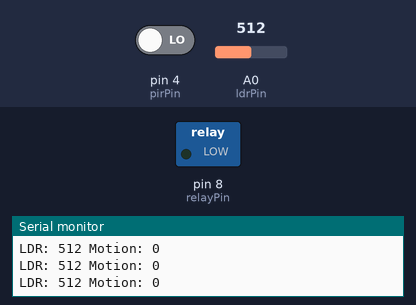
The sketch below on a simulated Arduino Uno, built with avr-gcc and run on an emulated ATmega328P. Parts: switched loads named in the sketch (green lamp = pin HIGH), the last lines printed to the serial monitor. The test bench sets the inputs (shaded band); at power-on: pin 4 (pirPin) LOW, A0 (ldrPin) = 512.

Above: at 3.2 s.
3.3 s: pin 4 (pirPin) driven HIGH
At 4.1 s:
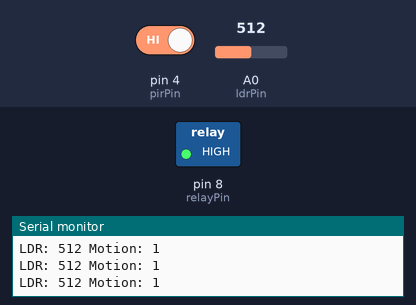
4.9 s: pin 4 (pirPin) driven LOW
At 5.5 s:
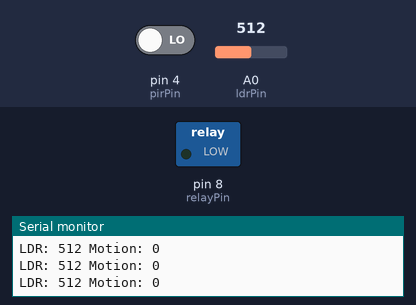
Timing chart, 0 to 7.9 s (numbered marks = the images above; inputs shaded):
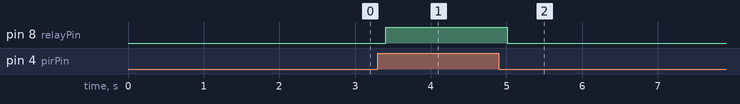

Measured:
- after the input at 3.3 s, pin 8 (relayPin): LOW → HIGH after 0.10 s
- after the input at 4.9 s, pin 8 (relayPin): HIGH → LOW after 0.11 s

The sketch:

code.ino
```cpp
#define ldrPin A0
#define pirPin 4
#define relayPin 8
int ldrValue = 0;
int motion = 0;
int threshold = 500;

void setup() {
  pinMode(pirPin, INPUT);
  pinMode(relayPin, OUTPUT);
  Serial.begin(9600);
  delay(2000);

}

void loop() {
  ldrValue = analogRead(ldrPin);
  motion = digitalRead(pirPin);
  Serial.print("LDR: ");
  Serial.print(ldrValue);
  Serial.print(" Motion: ");
  Serial.println(motion);
  if(ldrValue > threshold && motion == HIGH){
    digitalWrite(relayPin, HIGH);
  }
  else{
    digitalWrite(relayPin, LOW);
  }
  delay(200);

}
```
